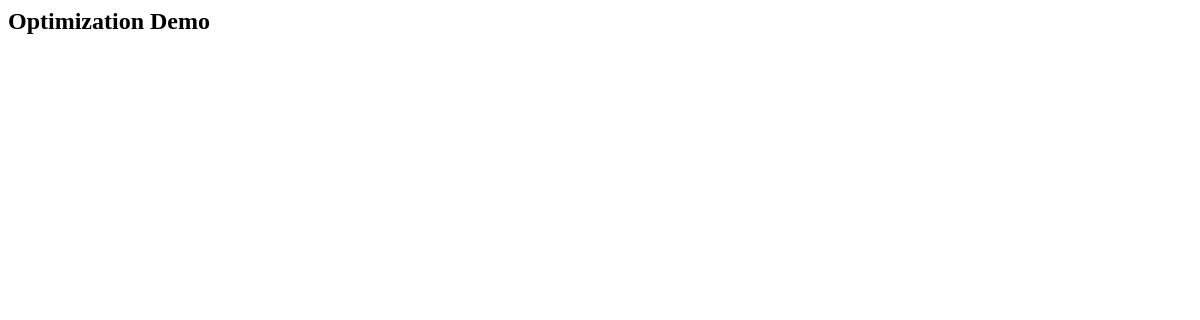
The page /optimization/ on the database as committed earlier.
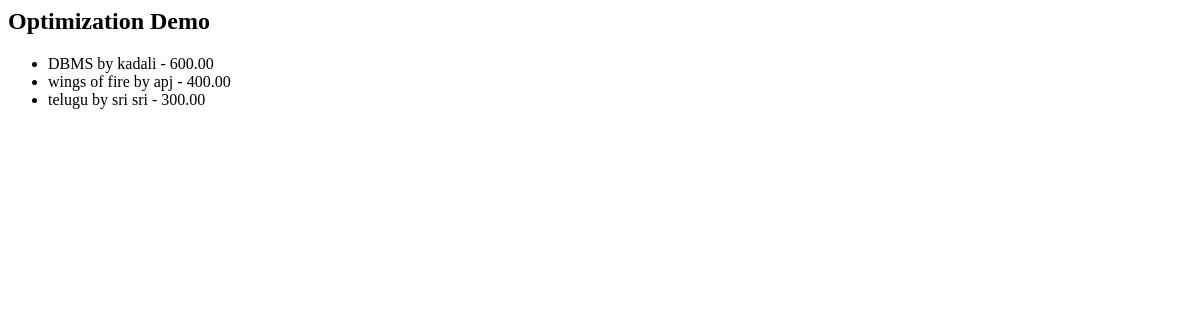
The same page on the database as committed later.
### myapp/models.py (models this page shows, shortened)
class Book(models.Model):
    title=models.CharField(max_length=200)
    author=models.ForeignKey(Author, on_delete=models.CASCADE)
    price=models.DecimalField(max_digits=6, decimal_places=2)
    published_date=models.DateField()

class Author(models.Model):
    name=models.CharField(max_length=100)

### myapp/views.py (the view)
# urls.py: path('optimization/', views.optimization_demo, name='optimization_demo'),
def optimization_demo(request):
    books=Book.objects.select_related('author').all()
    return render(request, 'optimization_demo.html', {'books': books})

### myapp/templates/optimization_demo.html
<h2>Optimization Demo</h2>
<ul>
    {% for book in books %}
        <li>{{ book.title }} by {{ book.author.name }} - {{ book.price }}</li>
    {% endfor %}
</ul>

Rows that differ between the two databases and show on the page:
added Book: title "DBMS", author.name "kadali", price "600.00"
added Book: title "wings of fire", author.name "apj", price "400.00"
added Book: title "telugu", author.name "sri sri", price "300.00"
